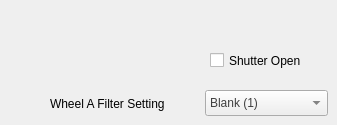
   <widget class="QWidget" name="tab_7">
    <attribute name="title">
     <string>Lambda10-2</string>
    </attribute>
    <widget class="QCheckBox" name="LambdaShutterCheckA">
     <property name="geometry">
      <rect>
       <x>210</x>
       <y>50</y>
       <width>107</width>
       <height>21</height>
      </rect>
     </property>
     <property name="text">
      <string>Shutter Open</string>
     </property>
    </widget>
    <widget class="QComboBox" name="LambdaFilterSpinA">
     <property name="geometry">
      <rect>
       <x>205</x>
       <y>90</y>
       <width>123</width>
       <height>26</height>
      </rect>
     </property>
     <property name="styleSheet">
      <string notr="true">color: rgb(64, 64, 64);</string>
     </property>
     <item>
      <property name="text">
       <string>Blank (1)</string>
      </property>
     </item>
     <item>
      <property name="text">
       <string>340 nm (2)</string>
      </property>
     </item>
     <item>
      <property name="text">
       <string>350 nm (3)</string>
      </property>
     </item>
     <item>
      <property name="text">
       <string>380 nm (4)</string>
      </property>
     </item>
     <item>
      <property name="text">
       <string>Blank(5)</string>
      </property>
     </item>
     <item>
      <property name="text">
       <string>540 nm (6)</string>
      </property>
     </item>
     <item>
      <property name="text">
       <string>470 nm (7)</string>
      </property>
     </item>
     <item>
      <property name="text">
       <string>Open (8)</string>
      </property>
     </item>
    </widget>
    <widget class="QLabel" name="label_6">
     <property name="geometry">
      <rect>
       <x>50</x>
       <y>95</y>
       <width>134</width>
       <height>17</height>
      </rect>
     </property>
     <property name="text">
      <string>Wheel A Filter Setting</string>
     </property>
    </widget>
   </widget>
